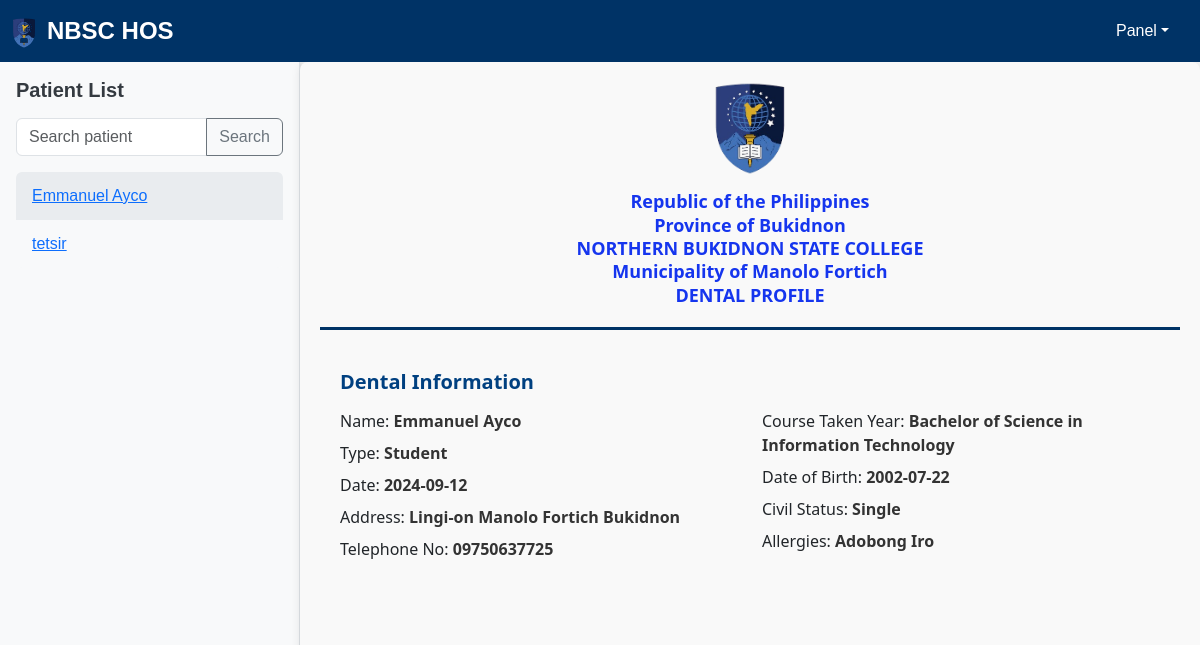
/nurse/dental_record.php?dental_id=2, run on the app's committed database.
### tables this page shows
CREATE TABLE `dental` (
  `dental_id` int(11) NOT NULL,
  `dental_type` enum('Non-Teaching','Teaching','Student') NOT NULL,
  `dental_date` date NOT NULL,
  `dental_name` varchar(255) NOT NULL,
  `dental_age` int(11) DEFAULT NULL,
  `dental_address` varchar(255) DEFAULT NULL,
  `dental_tel_no` varchar(15) DEFAULT NULL,
  `dental_course_taken_year` varchar(255) DEFAULT NULL,
  `dental_date_of_birth` date DEFAULT NULL,
  `dental_sex` enum('Male','Female','Other') DEFAULT NULL,
  `dental_civil_status` enum('Single','Married','Divorced','Widowed','Other') DEFAULT NULL,
  `dental_allergy_medication_food` text DEFAULT NULL
);

### nurse/dental_record.php (the view, shortened to what this page needs)
<?php
require_once "../config.php";
$dental_id = isset($_GET['dental_id']) ? trim($_GET['dental_id']) : '';
$dental_name = $dental_age = $dental_address = $dental_tel_no = $dental_course_taken_year = '';
$dental_date = $dental_date_of_birth = $dental_sex = $dental_civil_status = $dental_allergy_medication_food = $dental_type = '';
if ($dental_id) {
    $sql = "SELECT * FROM dental WHERE dental_id = ?";
    if ($stmt = mysqli_prepare($link, $sql)) {
        mysqli_stmt_bind_param($stmt, "i", $dental_id);
        mysqli_stmt_execute($stmt);
        $result = mysqli_stmt_get_result($stmt);
        if ($row = mysqli_fetch_assoc($result)) {
            $dental_date = $row['dental_date'];
            $dental_type = $row['dental_type'];
            $dental_name = $row['dental_name'];
            $dental_date_of_birth = $row['dental_date_of_birth'];
            $dental_address = $row['dental_address'];
            $dental_tel_no = $row['dental_tel_no'];
            $dental_course_taken_year = $row['dental_course_taken_year'];
            $dental_civil_status = $row['dental_civil_status'];
            $dental_allergy_medication_food = $row['dental_allergy_medication_food'];
        } else {
            echo "No record found for the given ID.";
        }
    } else {
        echo "Error preparing statement.";
    }
}
$sidebar_dental_records = [];
$sql = "SELECT dental_id, dental_name FROM dental";
if ($result = mysqli_query($link, $sql)) {
    while ($row = mysqli_fetch_assoc($result)) {
        $sidebar_dental_records[] = $row;
    }
} else {
    echo "Error fetching dental records: " . mysqli_error($link);
}
?>
<!DOCTYPE html>
<html lang="en">
<head>
    <link href="https://cdn.jsdelivr.net/npm/bootstrap@5.3.3/dist/css/bootstrap.min.css" rel="stylesheet">
    <link href="https://cdnjs.cloudflare.com/ajax/libs/font-awesome/6.2.1/css/all.min.css" rel="stylesheet">
    <link rel="stylesheet" href="../styles/medicalrecs.css">
</head>
<body>
<nav class="navbar navbar-expand-lg navbar-dark navbar-custom">
    <a class="navbar-brand" href="#">
        <img src="../src/Nbsc_logo-removebg-preview.png" alt="NBSC HOS" width="50" height="50">
        NBSC HOS
    </a>
    <div class="collapse navbar-collapse" id="main_nav">
        <ul class="navbar-nav ms-auto mb-2 mb-lg-0">
            <li class="nav-item dropdown">
                <a class="nav-link dropdown-toggle" href="#" id="navbarDropdown" role="button" data-bs-toggle="dropdown" aria-expanded="false">Panel</a>
            </li>
        </ul>
    </div>
</nav>
<div class="container-fluid">
    <div class="row">
        <nav class="col-md-3 sidebar">
            <h5>Patient List</h5>
            <div class="input-group mb-3">
                <input type="text" class="form-control" placeholder="Search patient" aria-label="Search patient">
                <button class="btn btn-outline-secondary" type="button">Search</button>
            </div>
            <ul class="list-group">
                <?php foreach ($sidebar_dental_records as $dental_record) : ?>
                <li class="list-group-item <?php echo $dental_id == $dental_record['dental_id'] ? 'active' : ''; ?>">
                    <a href="?dental_id=<?php echo $dental_record['dental_id']; ?>">
                        <?php echo htmlspecialchars($dental_record['dental_name']); ?>
                    </a>
                </li>
                <?php endforeach; ?>
            </ul>
        </nav>
        <main class="col-md-9 content">
            <div class="profile-header">
                <img src="../src/Nbsc_logo-removebg-preview.png" alt="Profile Logo">
                <h5>
                    Republic of the Philippines
                    <br/>
                    Province of Bukidnon
                    <br/>
                    NORTHERN BUKIDNON STATE COLLEGE
                    <br/>
                    Municipality of Manolo Fortich
                    <br/>
                    DENTAL PROFILE
                </h5>
            </div>
            <div class="profile">
                <h4>Dental Information</h4>
                <div class="row">
                    <div class="col-md-6">
                    <div>Name: <span><?php echo htmlspecialchars($dental_name); ?></span></div>
                        <div>Type: <span><?php echo htmlspecialchars($dental_type); ?></span></div>
                        <div>Date: <span><?php echo htmlspecialchars($dental_date); ?></span></div>
                        <div>Address: <span><?php echo htmlspecialchars($dental_address); ?></span></div>
                        <div>Telephone No: <span><?php echo htmlspecialchars($dental_tel_no); ?></span></div>
                    </div>
                    <div class="col-md-6">
                        <div>Course Taken Year: <span><?php echo htmlspecialchars($dental_course_taken_year); ?></span></div>
                        <div>Date of Birth: <span><?php echo htmlspecialchars($dental_date_of_birth); ?></span></div>
                        <div>Civil Status: <span><?php echo htmlspecialchars($dental_civil_status); ?></span></div>
                        <div>Allergies: <span><?php echo htmlspecialchars($dental_allergy_medication_food); ?></span></div>
                    </div>
                </div>
            </div>
        </main>
    </div>
</div>
</body>
</html>

### styles/medicalrecs.css (style rules this page uses)
:root { --primary-color: #003366; --primary-hover-color: #004080; --secondary-color: #f4f4f4; --sidebar-bg-color: #f8f9fa; --active-bg-color: #e9ecef; --text-color: #495057; --active-text-color: #343a40; --btn-primary-bg: #1535ee; --btn-primary-hover-bg: #0a1a4d; --border-color: #dee2e6; }
body { font-family: Arial, sans-serif; background-color: var(--secondary-color); margin: 0; padding: 0; }
.navbar-custom { background-color: var(--primary-color); padding: 0.5rem; display: flex; justify-content: space-between; align-items: center; }
.navbar-custom .navbar-brand { color: white; font-weight: bold; font-size: 1.5rem; }
.navbar-custom .navbar-nav .nav-link { color: #fff; margin-right: 15px; }
.navbar-brand img { max-height: 30px; width: auto; }
.sidebar { background-color: var(--sidebar-bg-color); padding: 1rem; height: 100vh; border-right: 1px solid var(--border-color); box-shadow: 2px 0 5px rgba(0, 0, 0, 0.1); }
.sidebar h5 { margin-bottom: 1rem; font-size: 1.25rem; font-weight: bold; color: var(--active-text-color); }
.sidebar .input-group { margin-bottom: 1rem; }
.sidebar .list-group-item { border: none; padding: 0.75rem 1rem; font-size: 1rem; color: var(--text-color); background-color: var(--sidebar-bg-color); transition: background-color 0.3s ease, color 0.3s ease; text-decoration: none; }
.sidebar .list-group-item.active { background-color: var(--active-bg-color); color: var(--active-text-color); }
main.content { background-color: #f9f9f9; padding: 20px; border-radius: 8px; box-shadow: 0px 2px 10px rgba(0, 0, 0, 0.1); font-family: 'Segoe UI', Tahoma, Geneva, Verdana, sans-serif; }
.profile-header { text-align: center; margin-bottom: 20px; }
.profile-header img { width: 100px; height: auto; margin-bottom: 15px; }
.profile-header h5 { color: #1535ee; font-size: 18px; font-weight: bold; line-height: 1.3; }
.profile { padding: 20px; border-top: 3px solid #003366; }
.profile h4 { color: #004080; font-size: 20px; margin-bottom: 15px; font-weight: bold; }
.profile .row { margin-bottom: 20px; }
.profile div { font-size: 16px; margin-bottom: 8px; }
.profile div span { font-weight: bold; color: #333; }
.profile h4 { margin-top: 20px; }
.input-group { max-width: 500px; margin: 0 auto; display: flex; }

### data on the page
dental: dental_name "Emmanuel Ayco", dental_type "Student", dental_date "2024-09-12", dental_address "Lingi-on Manolo Fortich Bukidnon", dental_tel_no "09750637725", dental_course_taken_year "Bachelor of Science in Information Technology", dental_date_of_birth "2002-07-22", dental_civil_status "Single", dental_allergy_medication_food "Adobong Iro"
dental: dental_name "tetsir"
